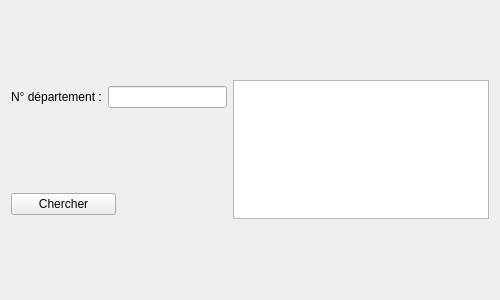
<?xml version="1.0" encoding="UTF-8"?>
<ui version="4.0">
 <class>Widget</class>
 <widget class="QWidget" name="Widget">
  <property name="geometry">
   <rect>
    <x>0</x>
    <y>0</y>
    <width>500</width>
    <height>300</height>
   </rect>
  </property>
  <property name="minimumSize">
   <size>
    <width>500</width>
    <height>300</height>
   </size>
  </property>
  <property name="maximumSize">
   <size>
    <width>500</width>
    <height>300</height>
   </size>
  </property>
  <property name="windowTitle">
   <string>Widget</string>
  </property>
  <layout class="QGridLayout" name="gridLayout">
   <item row="0" column="2" rowspan="2" colspan="2">
    <widget class="QTextEdit" name="textEditResultat"/>
   </item>
   <item row="0" column="0" colspan="2">
    <layout class="QHBoxLayout" name="horizontalLayout">
     <item>
      <widget class="QLabel" name="labelNumDep">
       <property name="text">
        <string>N° département :</string>
       </property>
      </widget>
     </item>
     <item>
      <widget class="QLineEdit" name="lineEditNumDep"/>
     </item>
    </layout>
   </item>
   <item row="1" column="0">
    <widget class="QPushButton" name="pushButtonChercher">
     <property name="text">
      <string>Chercher</string>
     </property>
    </widget>
   </item>
  </layout>
 </widget>
 <layoutdefault spacing="6" margin="11"/>
 <resources/>
 <connections/>
</ui>
